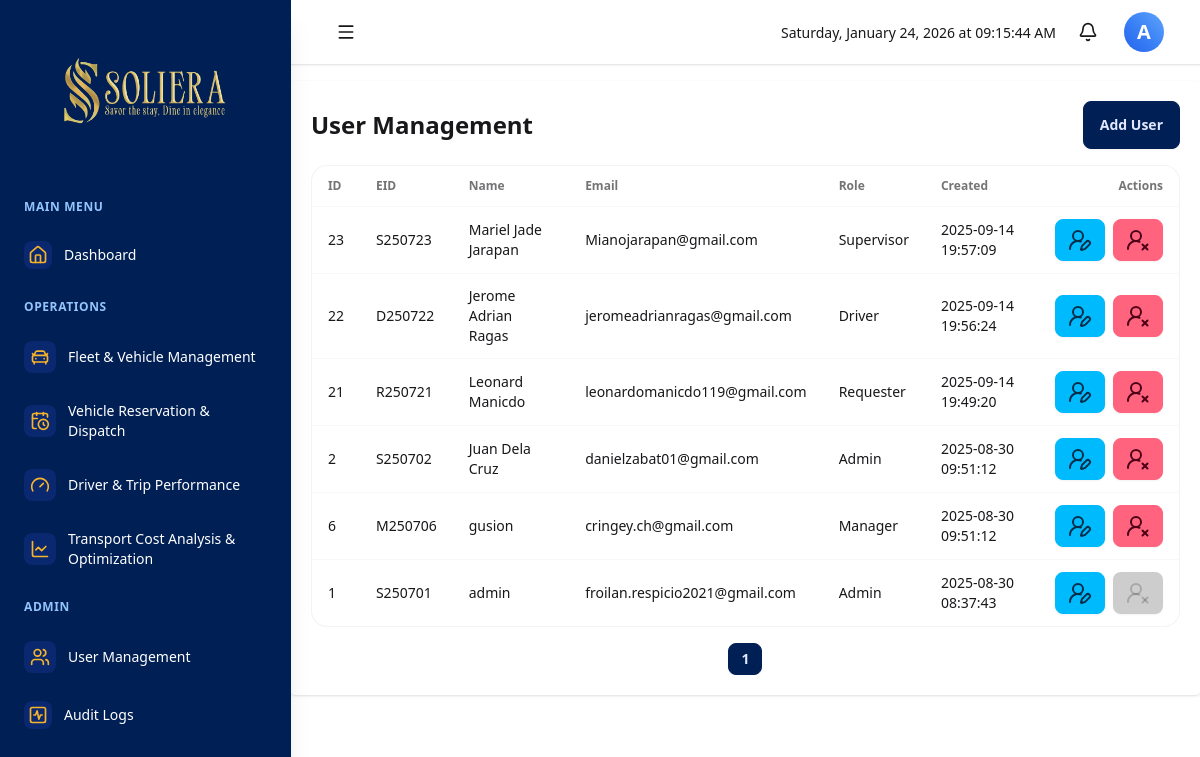
The page /dashboard.php?module=user_management (signed in) on the database as committed earlier.
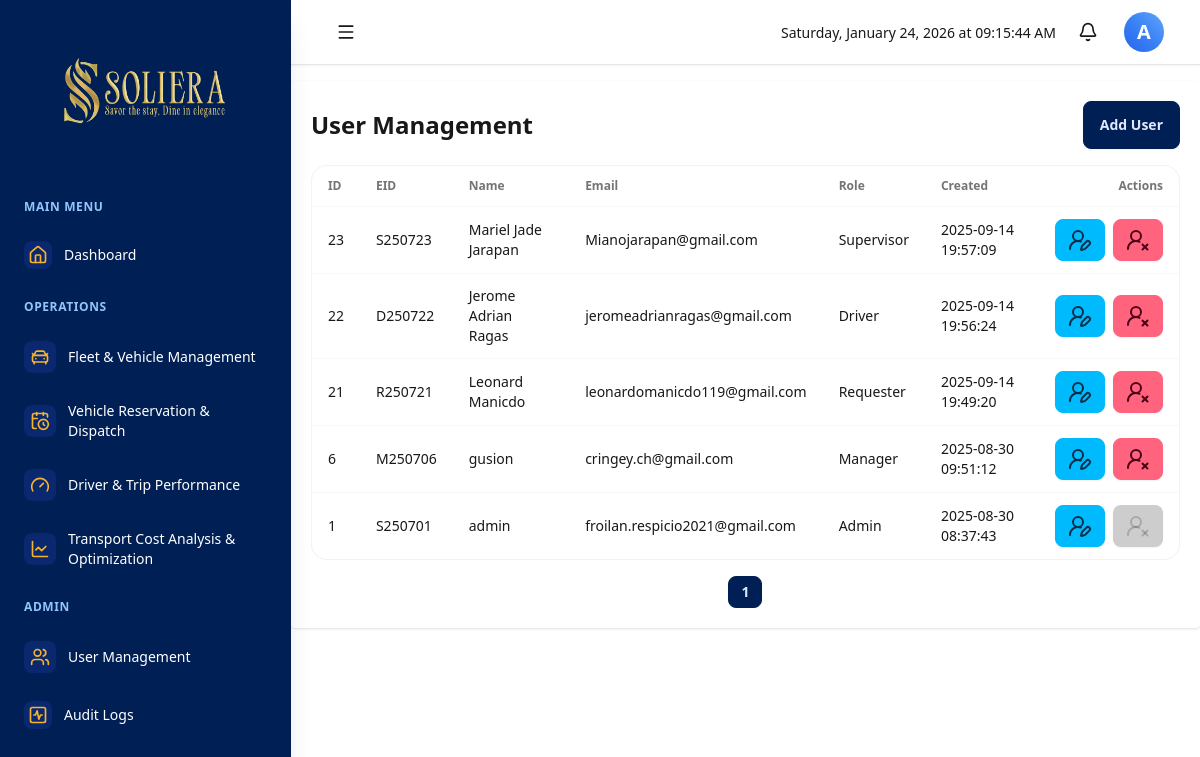
The same page on the database as committed later.
### tables this page shows
CREATE TABLE `users` (
  `id` int(11) NOT NULL,
  `eid` varchar(100) NOT NULL,
  `full_name` varchar(255) NOT NULL,
  `email` varchar(150) NOT NULL,
  `password` varchar(255) NOT NULL,
  `role` enum('admin','requester','driver','staff','manager','supervisor') NOT NULL DEFAULT 'staff',
  `created_at` timestamp NOT NULL DEFAULT current_timestamp()
);

### modules/user_management.php (the view, shortened to what this page needs)
<?php
require_once __DIR__ . '/../includes/db.php';
function user_management_logic($baseURL)
{
    global $conn;
    $limit = 10;
    $page = isset($_GET['page']) ? max(1, intval($_GET['page'])) : 1;
    $offset = ($page - 1) * $limit;
    $stmt = $conn->prepare("
        SELECT
            u.id,
            u.eid,
            u.full_name,
            u.email,
            u.role,
            u.created_at,
            d.license_number
        FROM users u
        LEFT JOIN drivers d ON u.eid = d.eid
        ORDER BY u.created_at DESC
        LIMIT ? OFFSET ?
    ");
    $stmt->bind_param("ii", $limit, $offset);
    $stmt->execute();
    $result = $stmt->get_result();
}
function user_management_view($baseURL)
{
    $users   = $GLOBALS['um_users'] ?? [];
    $page    = $GLOBALS['um_page'] ?? 1;
    $total_pages = $GLOBALS['um_total_pages'] ?? 1;
?>
    <div class="overflow-x-auto w-auto">
        <div class="flex flex-col md:flex-row items-start md:items-center justify-between mb-4 gap-2">
            <h2 class="text-xl md:text-2xl font-bold">User Management</h2>
            <button onclick="addUserModal.showModal()" class="btn btn-primary">Add User</button>
        </div>
        <div class="overflow-x-auto rounded-box border border-base-content/5 bg-base-100">
            <table class="table w-full">
                <thead>
                    <tr>
                        <th>ID</th>
                        <th class="sticky left-0 bg-base-100 z-10">EID</th>
                        <th>Name</th>
                        <th>Email</th>
                        <th>Role</th>
                        <th>Created</th>
                        <th class="text-right">Actions</th>
                    </tr>
                </thead>
                <tbody>
                    <?php foreach ($users as $u): ?>
                        <tr>
                            <td><?= htmlspecialchars($u['id']) ?></td>
                            <td class="sticky left-0 bg-base-100 z-10"><?= htmlspecialchars($u['eid']) ?></td>
                            <td><?= htmlspecialchars($u['full_name']) ?></td>
                            <td><?= htmlspecialchars($u['email']) ?></td>
                            <td><?= htmlspecialchars(ucfirst($u['role'])) ?></td>
                            <td><?= htmlspecialchars($u['created_at']) ?></td>
                            <td class="text-right">
                                <div class="flex flex-wrap md:flex-nowrap items-center justify-end gap-2">
                                    <button class="btn btn-info btn-sm py-5 flex content-center"
                                        onclick="openEditModal(<?= htmlspecialchars(json_encode([
                                                                    'id' => $u['id'],
                                                                    'full_name' => $u['full_name'],
                                                                    'license_number' => $u['license_number'] ?? '',
                                                                    'email' => $u['email'],
                                                                    'role' => $u['role']
                                                                ]), ENT_QUOTES, 'UTF-8') ?>)">
                                        <i data-lucide="user-round-pen"></i>
                                    </button>
                                    <?php if ((int)$u['id'] !== (int)($_SESSION['user_id'] ?? 0)): ?>
                                        <button class="btn btn-error btn-sm py-5 flex content-center"
                                            onclick="openDeleteModal(<?= htmlspecialchars(json_encode([
                                                                            'id' => $u['id'],
                                                                            'full_name' => $u['full_name']
                                                                        ]), ENT_QUOTES, 'UTF-8') ?>)">
                                            <i data-lucide="user-round-x"></i>
                                        </button>
                                    <?php else: ?>
                                        <button class="btn btn-error btn-sm py-5 flex content-center btn-disabled" disabled>
                                            <i data-lucide="user-round-x"></i>
                                        </button>
                                    <?php endif; ?>
                                </div>
                            </td>
                        </tr>
                    <?php endforeach; ?>
                </tbody>
            </table>
        </div>
        <div class="flex justify-center mt-4 gap-2 join">
            <?php for ($i = 1; $i <= $total_pages; $i++): ?>
                <a href="<?= $baseURL ?>&page=<?= $i ?>"
                    class="join-item btn btn-sm <?= $i == $page ? 'btn-primary' : '' ?>">
                    <?= $i ?>
                </a>
            <?php endfor; ?>
        </div>
    </div>
    </div>
    </div>
<?php
}

Rows that differ between the two databases and show on the page:
removed users: id "2", eid "S250702", full_name "Juan Dela Cruz", email "danielzabat01@gmail.com", role "Admin", created_at "2025-08-30 09:51:12"
